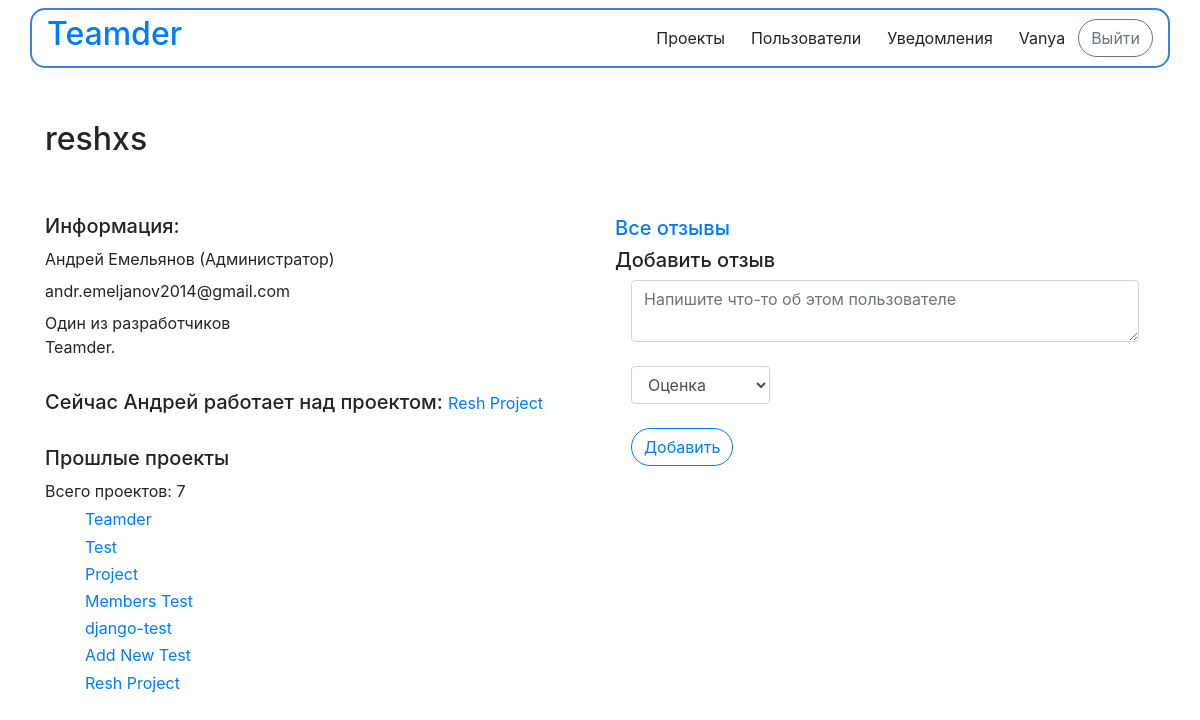
/accounts/detail/1/ (signed in), run on the app's committed database.
### teamder/apps/user_accounts/models.py (models this page shows, shortened)
class UserAccount(models.Model):
    user = models.OneToOneField(get_user_model(), on_delete=models.CASCADE, default=0, primary_key=True)
    user_bio = models.TextField("Описание профиля")
    user_projects = models.ManyToManyField(Project, 'Проекты', blank=True)
    user_friends = models.ManyToManyField(get_user_model(), related_name="friends", blank=True)
    user_current_project = models.ForeignKey(
        Project,
        on_delete=models.SET_NULL,
        verbose_name='Текущий проект',
        null=True,
        blank=True)
    class Meta:
        verbose_name = 'Аккаунт'
        verbose_name_plural = 'Аккаунты'

### teamder/apps/projects/models.py (models this page shows, shortened)
class Project(models.Model):
    project_name = models.CharField('название проекта', max_length=100)
    project_description = models.TextField('описание проекта', blank=True)
    pub_date = models.DateTimeField('дата публикции', default=timezone.now())
    creator = models.ForeignKey(get_user_model(), on_delete=models.CASCADE, null=True)
    members = models.ManyToManyField(get_user_model(), 'Участники', blank=True)
    members_count = models.IntegerField('Количество участников', default=1, blank=False)
    is_done = models.BooleanField('Проект завершен', default=False)
    technologies = models.ManyToManyField(
        Technology,
        related_name='project_set',
        verbose_name="технологии",
        blank=True)
    class Meta:
        verbose_name = 'Проект'
        verbose_name_plural = 'Проекты'

### teamder/apps/user_accounts/views.py (the view, shortened to what this page needs)
# urls.py: path('detail/<int:user_id>/', views.detail, name='detail'),
@login_required
def detail(request, user_id):
    try:
        user = User.objects.get(id=user_id)
    except:
        raise Http404("Пользователь не найден!")
    user_projects = user.useraccount.user_projects.all()
    user_current_project = user.useraccount.user_current_project
    user_comments = user.comments.all()
    context = {
        'current_user': user,
        'user_projects': user_projects,
        'user_projects_count': user_projects.count(),
        'user_current_project': user_current_project,
        'user_comments': user_comments,
    }
    return render(request, 'user_accounts/detail.html', context)

### teamder/templates/user_accounts/detail.html (shortened to what this page needs)
{% extends 'base.html' %}
{% block content %}
<div class="container">
    <div class="row">
        <div class="col-6">
            {% if current_user %}
                <h2>{{current_user.username}}</h2>
            <br/><br>
                <h5>Информация:</h5>
                <h5><small>{{current_user.first_name}} {{current_user.last_name}}
                    {% if current_user.is_superuser %}
                    (Администратор)</small></h5>
                    {% endif %}
                <h5><small>{{current_user.email}}</small></h5>
            <div class="row">
                <h5 class="col-5"><small>{{current_user.useraccount.user_bio}}</small></h5>
            </div>
            <br>
                {% if user_current_project %}
                <h5>Сейчас {{current_user.first_name}} работает над проектом:
                    <a href="{% url 'projects:detail' user_current_project.id%}" style="text-decoration: none"><small>{{user_current_project.project_name}}</small></a></h5>
                {% else %}
                    <h5>Сейчас {{current_user.first_name}} ни чем не занимается</h5>
                {% endif %}
            <br>
                {% if user_projects %}
                    <h5>Прошлые проекты&nbsp;&nbsp;&nbsp;</h5>
                    <h5><small>Всего проектов: {{user_projects_count}}</small></h5>
                    <ul style="list-style-type: none;">
                        {% for project in user_projects %}
                            <li>
                                <h6><a href="{% url 'projects:detail' project.id%}" style="text-decoration: none; font-weight: normal">{{project.project_name}}</a></h6>
                            </li>
                        {% endfor %}
                    </ul>
                {% else %}
                    <h5>{{current_user.first_name}} не работал ни с одним проектом</h5>
                {% endif %}
            {% else %}
                <h5>Пользователь не найден!</h5>
            {% endif %}
            <br><br>
        </div>
        <div class="col-6">
            <br/><br><br/><br>
            <h5><a href="{% url 'user_accounts:comments' current_user.id %}" style="text-decoration: none">Все отзывы</a></h5>
            <h5>Добавить отзыв</h5>
            {% if current_user != user%}
            <div class="form-group mx-sm-3 mb-2">
                <form method="post">
                    <textarea type="text" placeholder="Напишите что-то об этом пользователе" name="text" class="form-control"></textarea>
                    <br>
                    <div class="row col-4">
                    <select name="mark" class="form-control">
                        <option value="">Оценка</option>
                    </select>
                    </div>
                    <br>
                    <input type="submit" value="Добавить" class="btn btn-outline-primary" style="border-radius: 50px">
                    <br><br><br>
                </form>
            </div>
        </div>
    </div>
    {% endif %}
</div>
{% endblock %}

### teamder/templates/base.html (shortened to what this page needs)
<!DOCTYPE html>
<html lang="ru">
<head>
            <link rel="stylesheet" href="https://stackpath.bootstrapcdn.com/bootstrap/4.5.0/css/bootstrap.min.css"
>
</head>
<body>
    {% block header%}
    {% load static %}
    <nav class="navbar navbar-expand-lg fixed-top">
        <div class="container" style="border: 2px solid #3A7FE7; background-color: white; border-radius: 15px">
            <div class="navbar-header">
                <a href="http://127.0.0.1:8000/" class="navbar-brand"> <h2>Teamder</h2> </a>
            </div>
            <div>
                <ul class="nav navbar-nav mr-auto">
                     {% if user.is_authenticated %}
                        <li class="active"><a href="{% url 'projects:index' %}"><button class="btn btn-default" style="border-radius: 50px">Проекты</button></a></li>
                        <li class="active"><a href="{% url 'user_accounts:index' %}"><button class="btn btn-default" style="border-radius: 50px">Пользователи</button></a></li>
                        <li class="active"><a href="{% url 'user_accounts:notifications' %}"><button class="btn btn-default" style="border-radius: 50px">Уведомления</button></a></li>
                        <li class="active"><a href="{% url 'user_accounts:detail' user.id %}"><button class="btn btn-default" style="border-radius: 50px">{{ user.get_username }}</button></a></li>
                        <li class="active"><a href="{% url 'logout' %}?next={{request.path}}"><button class="btn btn-outline-secondary" style="border-radius: 50px">Выйти</button></a></li>
                    {% endif %}
                </ul>
            </div>
        </div>
    </nav>
    {% endblock %}
    <br><br><br><br><br>
    {% block content %}{% endblock %}
</body>
</html>

### data on the page
Project: project_name "Resh Project"
Project: project_name "Teamder"
Project: project_name "Test"
Project: project_name "Project"
Project: project_name "Members Test"
Project: project_name "django-test"
Project: project_name "Add New Test"

### other printed values
{{ user.get_username }} "Vanya"
{{ current_user.username }} "reshxs"
{{ current_user.first_name }} "Андрей"
{{ current_user.last_name }} "Емельянов"
{{ current_user.email }} "andr.emeljanov2014@gmail.com"
{{ current_user.useraccount.user_bio }} "Один из разработчиков Teamder."
{{ user_projects_count }} "7"
